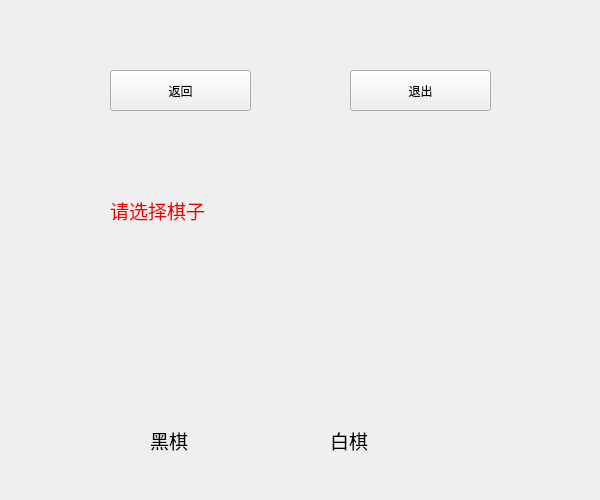
<?xml version="1.0" encoding="UTF-8"?>
<ui version="4.0">
 <class>Widget</class>
 <widget class="QWidget" name="Widget">
  <property name="geometry">
   <rect>
    <x>0</x>
    <y>0</y>
    <width>600</width>
    <height>500</height>
   </rect>
  </property>
  <property name="sizePolicy">
   <sizepolicy hsizetype="Fixed" vsizetype="Fixed">
    <horstretch>0</horstretch>
    <verstretch>0</verstretch>
   </sizepolicy>
  </property>
  <property name="minimumSize">
   <size>
    <width>600</width>
    <height>500</height>
   </size>
  </property>
  <property name="maximumSize">
   <size>
    <width>600</width>
    <height>500</height>
   </size>
  </property>
  <property name="windowTitle">
   <string>Widget</string>
  </property>
  <property name="autoFillBackground">
   <bool>true</bool>
  </property>
  <widget class="QStackedWidget" name="stackedWidget">
   <property name="geometry">
    <rect>
     <x>30</x>
     <y>30</y>
     <width>531</width>
     <height>451</height>
    </rect>
   </property>
   <property name="currentIndex">
    <number>1</number>
   </property>
   <widget class="QWidget" name="page">
    <widget class="QLabel" name="label_2">
     <property name="geometry">
      <rect>
       <x>90</x>
       <y>400</y>
       <width>101</width>
       <height>31</height>
      </rect>
     </property>
     <property name="font">
      <font>
       <family>Agency FB</family>
       <pointsize>12</pointsize>
      </font>
     </property>
     <property name="text">
      <string>人机对战</string>
     </property>
    </widget>
    <widget class="QLabel" name="label_3">
     <property name="geometry">
      <rect>
       <x>300</x>
       <y>400</y>
       <width>101</width>
       <height>31</height>
      </rect>
     </property>
     <property name="font">
      <font>
       <family>Agency FB</family>
       <pointsize>12</pointsize>
      </font>
     </property>
     <property name="text">
      <string>网络对战</string>
     </property>
    </widget>
    <widget class="QPushButton" name="pushButton_3">
     <property name="geometry">
      <rect>
       <x>70</x>
       <y>200</y>
       <width>150</width>
       <height>190</height>
      </rect>
     </property>
     <property name="sizePolicy">
      <sizepolicy hsizetype="Fixed" vsizetype="Fixed">
       <horstretch>0</horstretch>
       <verstretch>0</verstretch>
      </sizepolicy>
     </property>
     <property name="minimumSize">
      <size>
       <width>150</width>
       <height>190</height>
      </size>
     </property>
     <property name="autoFillBackground">
      <bool>true</bool>
     </property>
     <property name="text">
      <string/>
     </property>
     <property name="icon">
      <iconset resource="image.qrc">
       <normaloff>:/image/machine.png</normaloff>:/image/machine.png</iconset>
     </property>
     <property name="iconSize">
      <size>
       <width>150</width>
       <height>190</height>
      </size>
     </property>
     <property name="flat">
      <bool>true</bool>
     </property>
    </widget>
    <widget class="QPushButton" name="pushButton_4">
     <property name="geometry">
      <rect>
       <x>270</x>
       <y>200</y>
       <width>150</width>
       <height>190</height>
      </rect>
     </property>
     <property name="sizePolicy">
      <sizepolicy hsizetype="Fixed" vsizetype="Fixed">
       <horstretch>0</horstretch>
       <verstretch>0</verstretch>
      </sizepolicy>
     </property>
     <property name="minimumSize">
      <size>
       <width>150</width>
       <height>190</height>
      </size>
     </property>
     <property name="autoFillBackground">
      <bool>true</bool>
     </property>
     <property name="text">
      <string/>
     </property>
     <property name="icon">
      <iconset resource="image.qrc">
       <normaloff>:/image/network.png</normaloff>:/image/network.png</iconset>
     </property>
     <property name="iconSize">
      <size>
       <width>150</width>
       <height>190</height>
      </size>
     </property>
     <property name="flat">
      <bool>true</bool>
     </property>
    </widget>
    <widget class="QLabel" name="label">
     <property name="geometry">
      <rect>
       <x>70</x>
       <y>110</y>
       <width>181</width>
       <height>41</height>
      </rect>
     </property>
     <property name="font">
      <font>
       <family>楷体</family>
       <pointsize>14</pointsize>
      </font>
     </property>
     <property name="styleSheet">
      <string notr="true">QLabel
{
	color:#ee0000;
	font: 14pt &quot;楷体&quot;;
}</string>
     </property>
     <property name="text">
      <string>请选择游戏模式</string>
     </property>
    </widget>
    <widget class="QPushButton" name="pushButton_2">
     <property name="geometry">
      <rect>
       <x>370</x>
       <y>40</y>
       <width>111</width>
       <height>41</height>
      </rect>
     </property>
     <property name="sizePolicy">
      <sizepolicy hsizetype="Fixed" vsizetype="Fixed">
       <horstretch>0</horstretch>
       <verstretch>0</verstretch>
      </sizepolicy>
     </property>
     <property name="text">
      <string>退出</string>
     </property>
    </widget>
   </widget>
   <widget class="QWidget" name="page_2">
    <widget class="QLabel" name="label_4">
     <property name="geometry">
      <rect>
       <x>80</x>
       <y>160</y>
       <width>131</width>
       <height>41</height>
      </rect>
     </property>
     <property name="font">
      <font>
       <family>楷体</family>
       <pointsize>14</pointsize>
      </font>
     </property>
     <property name="styleSheet">
      <string notr="true">QLabel
{
	color:#ee0000;
	font: 14pt &quot;楷体&quot;;
}</string>
     </property>
     <property name="text">
      <string>请选择棋子</string>
     </property>
    </widget>
    <widget class="QPushButton" name="pushButton_5">
     <property name="geometry">
      <rect>
       <x>100</x>
       <y>250</y>
       <width>100</width>
       <height>100</height>
      </rect>
     </property>
     <property name="sizePolicy">
      <sizepolicy hsizetype="Fixed" vsizetype="Fixed">
       <horstretch>0</horstretch>
       <verstretch>0</verstretch>
      </sizepolicy>
     </property>
     <property name="minimumSize">
      <size>
       <width>100</width>
       <height>100</height>
      </size>
     </property>
     <property name="autoFillBackground">
      <bool>true</bool>
     </property>
     <property name="text">
      <string/>
     </property>
     <property name="icon">
      <iconset resource="image.qrc">
       <normaloff>:/image/black.png</normaloff>:/image/black.png</iconset>
     </property>
     <property name="iconSize">
      <size>
       <width>100</width>
       <height>100</height>
      </size>
     </property>
     <property name="flat">
      <bool>true</bool>
     </property>
    </widget>
    <widget class="QPushButton" name="pushButton_6">
     <property name="geometry">
      <rect>
       <x>280</x>
       <y>250</y>
       <width>100</width>
       <height>100</height>
      </rect>
     </property>
     <property name="sizePolicy">
      <sizepolicy hsizetype="Fixed" vsizetype="Fixed">
       <horstretch>0</horstretch>
       <verstretch>0</verstretch>
      </sizepolicy>
     </property>
     <property name="minimumSize">
      <size>
       <width>100</width>
       <height>100</height>
      </size>
     </property>
     <property name="text">
      <string/>
     </property>
     <property name="icon">
      <iconset resource="image.qrc">
       <normaloff>:/image/white.png</normaloff>:/image/white.png</iconset>
     </property>
     <property name="iconSize">
      <size>
       <width>100</width>
       <height>100</height>
      </size>
     </property>
     <property name="flat">
      <bool>true</bool>
     </property>
    </widget>
    <widget class="QLabel" name="label_5">
     <property name="geometry">
      <rect>
       <x>120</x>
       <y>390</y>
       <width>61</width>
       <height>41</height>
      </rect>
     </property>
     <property name="font">
      <font>
       <family>楷体</family>
       <pointsize>14</pointsize>
      </font>
     </property>
     <property name="text">
      <string>黑棋</string>
     </property>
    </widget>
    <widget class="QLabel" name="label_6">
     <property name="geometry">
      <rect>
       <x>300</x>
       <y>390</y>
       <width>61</width>
       <height>41</height>
      </rect>
     </property>
     <property name="font">
      <font>
       <family>楷体</family>
       <pointsize>14</pointsize>
      </font>
     </property>
     <property name="text">
      <string>白棋</string>
     </property>
    </widget>
    <widget class="QPushButton" name="pushButton">
     <property name="geometry">
      <rect>
       <x>80</x>
       <y>40</y>
       <width>141</width>
       <height>41</height>
      </rect>
     </property>
     <property name="text">
      <string>返回</string>
     </property>
    </widget>
    <widget class="QPushButton" name="pushButton_7">
     <property name="geometry">
      <rect>
       <x>320</x>
       <y>40</y>
       <width>141</width>
       <height>41</height>
      </rect>
     </property>
     <property name="text">
      <string>退出</string>
     </property>
    </widget>
   </widget>
  </widget>
 </widget>
 <layoutdefault spacing="6" margin="11"/>
 <resources>
  <include location="image.qrc"/>
 </resources>
 <connections/>
</ui>
